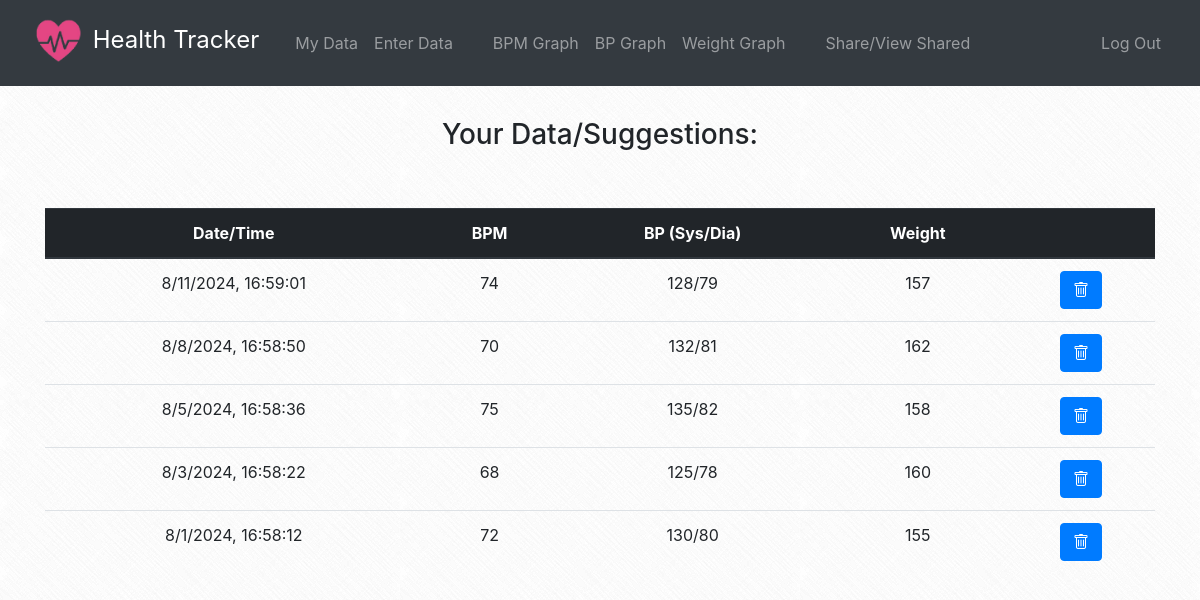
The app's page / (signed in), older data.
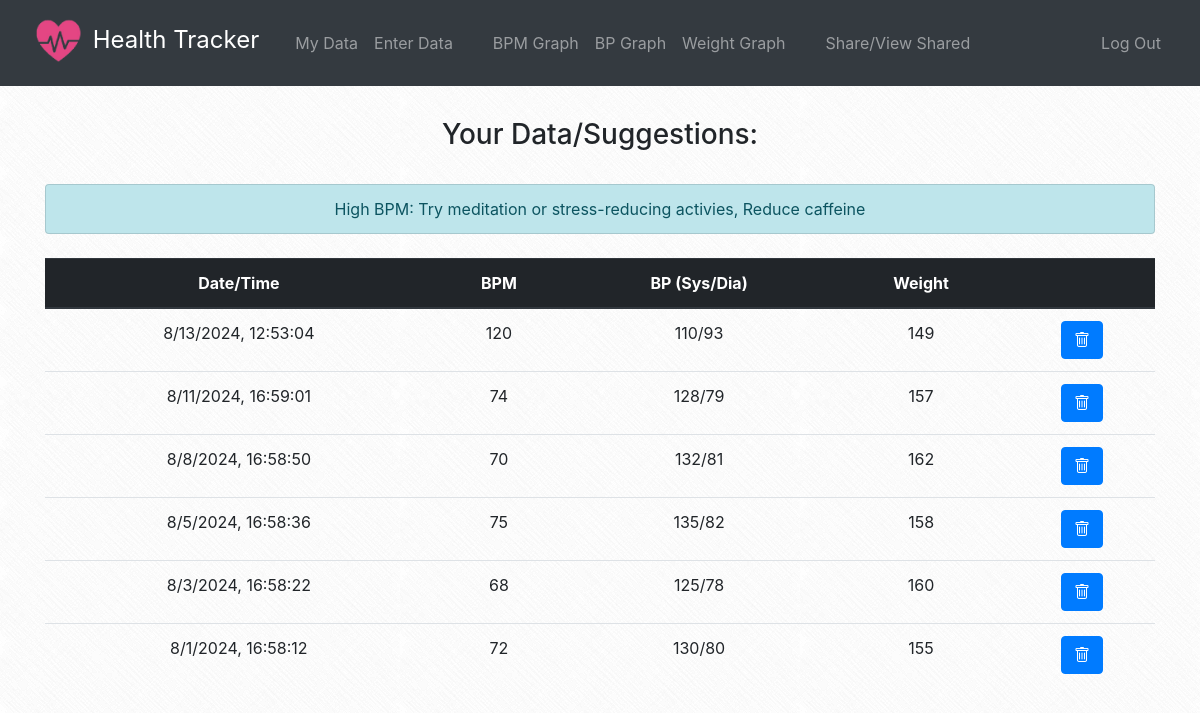
The same page, newer data.
### tables this page shows
CREATE TABLE records(id INTEGER PRIMARY KEY AUTOINCREMENT NOT NULL, bpm INTEGER, sys INTEGER, dia INTEGER, weight INTEGER, user_id INTEGER NOT NULL, year INTEGER NOT NULL, month INTEGER NOT NULL, day INTEGER NOT NULL, time TIME NOT NULL, FOREIGN KEY(user_id) REFERENCES users(id));

### app.py (the view)
@app.route('/')
@login_required
def index():
    session["shared_view_id"] = None
    session["shared_view_username"] = None
    conn = sqlite3.connect('health-tracker.db')
    cur = conn.cursor()
    cur.execute('''SELECT year, month, day, time, bpm, sys, dia, weight, id FROM records WHERE user_id = ?
                     ORDER BY year DESC, month DESC, day DESC, time DESC''', (session["user_id"],))
    rows = cur.fetchall()
    cur.execute('''SELECT dob_year, dob_month, dob_day FROM users WHERE id = ?''', (session["user_id"],))
    dob = cur.fetchone()
    dob_year = dob[0]
    dob_month = dob[1]
    dob_day = dob[2]
    cur.close()
    conn.close()
    age = calculate_age(dob_year, dob_month, dob_day)
    suggestions = get_suggestions(age, session["user_id"])
    return render_template("index.html", rows=rows, suggestions=suggestions)

### app.py (called while the page is built)
@app.after_request
def after_request(response):
    response.headers["Cache-Control"] = "no-cache, no-store, must-revalidate"
    response.headers["Expires"] = 0
    response.headers["Pragma"] = "no-cache"
    return response

### helpers.py (called while the page is built)
def calculate_age(dob_year, dob_month, dob_day):
    today = datetime.today()
    age = today.year - dob_year
    if today.month < dob_month:
        age -= 1
    elif today.month == dob_month:
        if today.day < dob_day:
            age -=1
    return age

def login_required(f):
    @wraps(f)
    def decorated_function(*args, **kwargs):
        if session.get("user_id") is None:
            return redirect("/login")
        return f(*args, **kwargs)
    return decorated_function

### templates/index.html (shortened to what this page needs)
{% extends "layout.html" %}
{% block main %}
<h3>Your Data/Suggestions:</h3>
<br>
<ul class="list-group">
{% for suggestion in suggestions %}
    <li class="list-group-item list-group-item-info">{{ suggestion }}</li>
{% endfor %}
</ul>
<br>
<table class="table">
    <thead class="thead-dark">
        <tr>
            <th scope="column">Date/Time</th>
            <th scope="column">BPM</th>
            <th scope="column">BP (Sys/Dia)</th>
            <th scope="column">Weight</th>
            <th scope="column"></th>
        </tr>
    </thead>
    <tbody>
        {% for row in rows %}
        <tr>
            <td>{{ row[1] }}/{{ row[2] }}/{{ row[0] }}, {{ row[3] }}</td>
            <td>{{ row[4] }}</td>
            <td>{{ row[5] }}/{{ row[6] }}</td>
            <td>{{ row[7] }}</td>
            <td>
                <form action="/delete_entry" method="post">
                    <button class="btn btn-primary bi bi-trash" type="submit"></button>
                </form>
            </td>
        </tr>
    {% endfor %}
    </tbody>
</table>
{% endblock %}

### templates/layout.html (shortened to what this page needs)
<!DOCTYPE html>
<html lang="en">
    <head>
        <link rel="stylesheet" href="https://cdn.jsdelivr.net/npm/bootstrap@4.0.0/dist/css/bootstrap.min.css">
        <link rel="stylesheet" href="https://cdn.jsdelivr.net/npm/bootstrap-icons@1.11.3/font/bootstrap-icons.min.css">
    </head>
    <body>
        <nav class="navbar navbar-dark  navbar-expand-md bg-dark">
            <div class="container-fluid">
                <a class="navbar-brand" href="#">
                    <img src="static/images/Heart-rate-symbol.png" style="height:5vw" class=" img-fluid align-center" alt='Image Of Heart'>
                    <span class="align-center" style="font-size:larger">Health Tracker</span>
                </a>
                <div class="collapse navbar-collapse" id="navbar">
                    {% if session["user_id"] %}
                        {% if session["shared_view_id"] %}
                            <ul class="navbar-nav me-auto d-flex align-items-center">
                                <li><a class="nav-item nav-link" style="margin-left: 1vw;"href="/shared_data">{{ session["shared_view_username"] }}'s Data</a></li>
                                <li class="nav-item" style="margin-left: 2vw;"></li>
                                <li><a class="nav-item nav-link" href="/shared_bpm_graph">BPM Graph</a></li>
                                <li><a class="nav-item nav-link" href="/shared_bp_graph">BP Graph</a></li>
                                <li><a class="nav-item nav-link" href="/shared_weight_graph">Weight Graph</a></li>
                            </ul>
                        {% else %}
                            <ul class="navbar-nav me-auto d-flex align-items-center">
                                <li><a class="nav-item nav-link" style="margin-left: 1vw;" href="/">My Data</a></li>
                                <li><a class="nav-item nav-link" href="/enter">Enter Data</a></li>
                                <li><a class="nav-item nav-link" href="/bpm_graph">BPM Graph</a></li>
                                <li><a class="nav-item nav-link" href="/bp_graph">BP Graph</a></li>
                                <li><a class="nav-item nav-link" href="/weight_graph">Weight Graph</a></li>
                                <li><a class="nav-item nav-link" href="/share">Share/View Shared</a></li>
                            </ul>
                        {% endif %}
                        <ul class="navbar-nav ml-auto d-flex align-items-center">
                            <li><a class="nav-item nav-link" href="/logout">Log Out</a></li>
                        </ul>
                    {% else %}
                        <ul class="navbar-nav ml-auto d-flex align-items-center">
                            <li class="nav-item"><a class="nav-link" href="/register">Sign Up</a></li>
                            <li class="nav-item"><a class="nav-link" href="/login">Log In</a></li>
                        </ul>
                    {% endif %}
                </div>
            </div>
        </nav>
        <main class="container py-5 text-center">
            {% block main %}{% endblock %}
        </main>
    </body>
</html>

### templates/layout.html (style rules this page uses)
.py-5 { padding-top: 2rem !important; padding-bottom: 1rem !important; }
body { background-image: url('/static/images/crossword.png'); background-repeat: repeat; background-attachment: fixed; }

Row changes from the older to the newer data that the page shows:
added records: month "8", day "13", year "2024", time "12:53:04", bpm "120", sys "110", dia "93", weight "149"
Text that changed along with them:
new list line: "High BPM: Try meditation or stress-reducing activies, Reduce caffeine"
